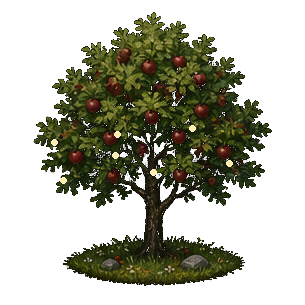
#> input picture artifacts/warmly-v2/assets/trees/painted/apple-dark.png, 305 x 305 px; its folder holds only this picture in this run
$ python root_tree_sprites.py
#> lines starting #> are read from the running program, lines starting #| are printed output that depends on the picture
#!/usr/bin/env python3
"""Strip the circular grass island from painted tree sprites.

Catalog keeps the original painted/ assets. Grove scenes use rooted/
copies so the trunk sits in the painted meadow instead of on a sticker mound.
"""

from __future__ import annotations

import glob
import os
from typing import List, Tuple

from PIL import Image

SRC = os.path.join(os.path.dirname(__file__), "..", "assets", "trees", "painted")
DST = os.path.join(os.path.dirname(__file__), "..", "assets", "trees", "rooted")

Row = Tuple[int, int, int, int, float, float]


def row_stats(im: Image.Image) -> List[Row]:
    w, h = im.size
    px = im.load()
    rows: List[Row] = []
    for y in range(h):
        xs = [x for x in range(w) if px[x, y][3] > 40]
        if not xs:
            rows.append((0, w // 2, w // 2, 0, 0.0, w / 2))
            continue
        span = xs[-1] - xs[0] + 1
        count = len(xs)
        dens = count / span if span else 0.0
        cx = (xs[0] + xs[-1]) / 2
        rows.append((span, xs[0], xs[-1], count, dens, cx))
    return rows


def find_island(rows: List[Row], w: int, h: int) -> Tuple[int, int]:
    last = max(i for i, r in enumerate(rows) if r[0] > 0)
    y = last
    # Skip the feathered tip of the mound, then walk up through solid ground.
    while y > int(h * 0.55) and not (rows[y][0] >= w * 0.28 and rows[y][4] >= 0.78):
        y -= 1
    island_top = y
    while y > int(h * 0.55):
        span, _x0, _x1, _count, dens, _cx = rows[y]
        if span >= w * 0.22 and dens >= 0.78:
            island_top = y
            y -= 1
            continue
        break
    return island_top, last


def trunk_geometry(rows: List[Row], island_top: int, w: int) -> Tuple[float, float]:
    start = max(0, island_top - 40)
    candidates = []
    for y in range(start, island_top):
        span, x0, x1, _count, _dens, cx = rows[y]
        if 6 < span < w * 0.28:
            candidates.append((span, cx, x0, x1))
    if candidates:
        span, cx, _x0, _x1 = min(candidates, key=lambda t: t[0])
        return cx, max(span / 2, 7.0)
    span, x0, x1, _count, _dens, cx = rows[island_top]
    return cx, max(w * 0.04, 8.0)


def is_bark(r: int, g: int, b: int, a: int) -> bool:
    if a < 40:
        return False
    mx, mn = max(r, g, b), min(r, g, b)
    if mx > 140 and (mx - mn) < 45:
        return True
    if r > g + 8 and g > b - 10 and r > 40:
        return True
    if mx < 80 and r >= g and a > 80:
        return True
    return False


def grade(r: int, g: int, b: int, _dark: bool) -> Tuple[int, int, int]:
    # Keep original paint; dark sprites already carry fairy lights.
    return r, g, b


def process(path: str, dest: str) -> None:
    im = Image.open(path).convert("RGBA")
    w, h = im.size
    px = im.load()
    rows = row_stats(im)
    island_top, last = find_island(rows, w, h)
    cx, half = trunk_geometry(rows, island_top, w)
    # Keep a short root tuft so the trunk meets painted grass — not the whole mound.
    root_end = min(last, island_top + max(14, int((last - island_top) * 0.22)))
    dark = "-dark" in os.path.basename(path)
    out = im.copy()
    opx = out.load()

    for y in range(island_top, h):
        if y > root_end:
            for x in range(w):
                r, g, b, a = px[x, y]
                if a:
                    opx[x, y] = (r, g, b, 0)
            continue
        t = (y - island_top) / max(1, root_end - island_top)
        flare = 1.0 + 0.22 * min(t, 0.4) / 0.4
        fade = 1.0 if t <= 0.45 else max(0.0, 1.0 - (t - 0.45) / 0.55)
        keep_half = half * flare
        for x in range(w):
            r, g, b, a = px[x, y]
            if a == 0:
                continue
            dist = abs(x - cx)
            bark = is_bark(r, g, b, a)
            limit = keep_half * (1.25 if bark else 1.0)
            if dist <= limit:
                edge = 1.0
                inner = keep_half * 0.7
                if dist > inner:
                    edge = max(0.0, 1.0 - (dist - inner) / max(1.0, limit - inner))
                nr, ng, nb = grade(r, g, b, dark)
                opx[x, y] = (nr, ng, nb, int(a * fade * edge))
            else:
                opx[x, y] = (r, g, b, 0)

    for y in range(island_top):
        for x in range(w):
            r, g, b, a = px[x, y]
            if a == 0:
                continue
            nr, ng, nb = grade(r, g, b, dark)
            opx[x, y] = (nr, ng, nb, a)

    bbox = out.getbbox()
    if bbox:
        x0, y0, x1, y1 = bbox
        x0 = max(0, x0 - 4)
        y0 = max(0, y0 - 4)
        x1 = min(w, x1 + 4)
        y1 = min(h, y1 + 8)
        out = out.crop((x0, y0, x1, y1))

    cw, ch = out.size
    side = max(cw, ch)
    square = Image.new("RGBA", (side, side), (0, 0, 0, 0))
    square.paste(out, ((side - cw) // 2, side - ch), out)
    os.makedirs(os.path.dirname(dest), exist_ok=True)
    square.save(dest, "PNG")
    print(f"{os.path.basename(path):18s} island_y={island_top:3d}/{h} -> {square.size}")


def main() -> None:
    os.makedirs(DST, exist_ok=True)
    for path in sorted(glob.glob(os.path.join(SRC, "*.png"))):
        dest = os.path.join(DST, os.path.basename(path))
        process(path, dest)
#> in process, im is the input picture: PIL image 305x305 RGBA; mean R, G, B, A 20.7, 21.5, 8.1, 96.7
#> the loop in row_stats, `for y in range(h):` made 305 passes
#> (span, count, dens, cx) on passes 18 to 20: (21, 14, 0.667, 150), (23, 18, 0.783, 149), (22, 17, 0.773, 148.5)
#> after the loop in row_stats, `for y in range(h):`: rows = 305 items, first 6: (0, 152, 152, 0, 0, 152.5), (0, 152, 152, 0, 0, 152.5), (0, 152, 152, 0, 0, 152.5), (0, 152, 152, 0, 0, 152.5), (0, 152, 152, 0, 0, 152.5), (0, 152, 152, 0, 0, 152.5)
#> in find_island, `last = max(i for i, r in enumerate(rows) if r[0] > 0)`: last = 285
#> the loop in find_island, `while y > int(h * 0.55) and not (rows[y][0] >= w * 0.28 and rows[y][4]..` made 4 passes
#> y on passes 1 to 4: 284, 283, 282, 281
#> after the loop in find_island, `while y > int(h * 0.55) and not (rows[y][0] >= w * 0.28 and rows[y][4]..`: y = 281
#> the loop in find_island, `while y > int(h * 0.55):` made 42 passes
#> (span, dens, island_top, y) on passes 1 to 12: (95, 0.947, 281, 280), (103, 1, 280, 279), (115, 1, 279, 278), (127, 0.945, 278, 277), (128, 1, 277, 276), (139, 1, 276, 275), (143, 1, 275, 274), (143, 1, 274, 273), (156, 0.974, 273, 272), (160, 0.988, 272, 271), (159, 1, 271, 270), (160, 1, 270, 269)
#> (span, dens) on pass 42: (94, 0.777)
#> after the loop in find_island, `while y > int(h * 0.55):`: y = 240
#> in process, `island_top, last = find_island(rows, w, h)`: island_top = 241; last = 285
#> in trunk_geometry, `start = max(0, island_top - 40)`: start = 201
#> the loop in trunk_geometry, `for y in range(start, island_top):` made 40 passes
#> (span, x0, x1, cx) on passes 1 to 12: (136, 90, 225, 157.5), (130, 96, 225, 160.5), (130, 96, 225, 160.5), (130, 96, 225, 160.5), (129, 96, 224, 160), (74, 96, 169, 132.5), (72, 97, 168, 132.5), (23, 145, 167, 156), (21, 146, 166, 156), (20, 146, 165, 155.5), (19, 146, 164, 155), (19, 146, 164, 155)
#> after the loop in trunk_geometry, `for y in range(start, island_top):`: candidates = 32 items, first 6: (74, 132.5, 96, 169), (72, 132.5, 97, 168), (23, 156, 145, 167), (21, 156, 146, 166), (20, 155.5, 146, 165), (19, 155, 146, 164)
#> in trunk_geometry, `span, cx, _x0, _x1 = min(candidates, key=lambda t: t[0])`: span = 17; cx = 154
#> in process, `cx, half = trunk_geometry(rows, island_top, w)`: half = 8.5
#> in process, `root_end = min(last, island_top + max(14, int((last - island_top) * 0...`: root_end = 255
#> the loop in process, `for y in range(island_top, h):` made 64 passes
#> (t, flare, fade, keep_half) on pass 1: (0, 1, 1, 8.5)
#> in process, `out = out.crop((x0, y0, x1, y1))`:
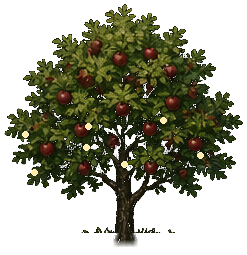
#> out: PIL image 247x255 RGBA; mean R, G, B, A 27.7, 28.7, 11, 118.9; transparent parts drawn white
#> in process, `square = Image.new("RGBA", (side, side), (0, 0, 0, 0))`: square: PIL image 255x255 RGBA; every value is 0
#> in process, `square.paste(out, ((side - cw) // 2, side - ch), out)`:
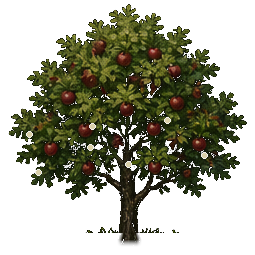
#> square: PIL image 255x255 RGBA; mean R, G, B, A 24.3, 25.1, 9.5, 113.6; transparent parts drawn white
#| apple-dark.png     island_y=241/305 -> (255, 255)


if __name__ == "__main__":
    main()

$ run again, on artifacts/warmly-v2/assets/trees/painted/bush-dark.png
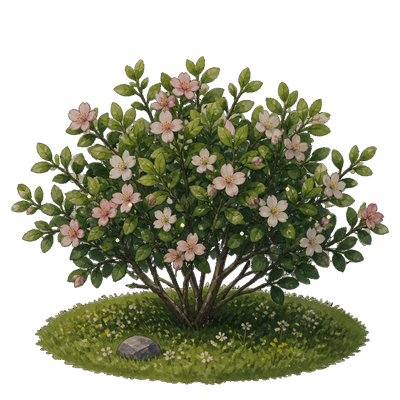
#> input picture artifacts/warmly-v2/assets/trees/painted/bush-dark.png, 400 x 400 px
#> in process, im is the input picture: PIL image 400x400 RGBA; mean R, G, B, A 45, 47.5, 27.5, 125
#> the loop in row_stats, `for y in range(h):` made 400 passes
#> (xs, span, count, dens, cx) on passes 57 to 59: ([201, 202, 203], 3, 3, 1, 202), ([200, 201, 202, 203], 4, 4, 1, 201.5), ([199, 200, 201, 202, 203, 204], 6, 6, 1, 201.5)
#> after the loop in row_stats, `for y in range(h):`: rows = 400 items, first 6: (0, 200, 200, 0, 0, 200), (0, 200, 200, 0, 0, 200), (0, 200, 200, 0, 0, 200), (0, 200, 200, 0, 0, 200), (0, 200, 200, 0, 0, 200), (0, 200, 200, 0, 0, 200)
#> in find_island, `last = max(i for i, r in enumerate(rows) if r[0] > 0)`: last = 384
#> the loop in find_island, `while y > int(h * 0.55) and not (rows[y][0] >= w * 0.28 and rows[y][4]..` made 4 passes
#> y on passes 1 to 4: 383, 382, 381, 380
#> after the loop in find_island, `while y > int(h * 0.55) and not (rows[y][0] >= w * 0.28 and rows[y][4]..`: y = 380
#> the loop in find_island, `while y > int(h * 0.55):` made 94 passes
#> (span, dens, island_top, y) on passes 1 to 8: (117, 0.957, 380, 379), (146, 0.904, 379, 378), (158, 0.962, 378, 377), (164, 0.988, 377, 376), (175, 1, 376, 375), (193, 0.959, 375, 374), (195, 0.99, 374, 373), (207, 0.981, 373, 372)
#> after the loop in find_island, `while y > int(h * 0.55):`: y = 287
#> in process, `island_top, last = find_island(rows, w, h)`: island_top = 288; last = 384
#> start = 248
#> the loop in trunk_geometry, `for y in range(start, island_top):` made 40 passes
#> (span, x0, x1, cx) on passes 1 to 8: (311, 41, 351, 196), (313, 41, 353, 197), (316, 41, 356, 198.5), (317, 42, 358, 200), (317, 43, 359, 201), (291, 70, 360, 215), (292, 70, 361, 215.5), (293, 70, 362, 216)
#> after the loop in trunk_geometry, `for y in range(start, island_top):`: candidates = []
#> in trunk_geometry, `span, x0, x1, _count, _dens, cx = rows[island_top]`: span = 200; x0 = 96; x1 = 295; cx = 195.5
#> in process, `cx, half = trunk_geometry(rows, island_top, w)`: half = 16
#> root_end = 309
#> the loop in process, `for y in range(island_top, h):` made 112 passes
#> (t, flare, fade, keep_half) on pass 1: (0, 1, 1, 16)
#> in process, `out = out.crop((x0, y0, x1, y1))`:
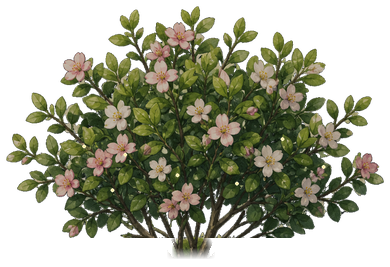
#> out: PIL image 390x267 RGBA; mean R, G, B, A 53.6, 56.1, 34.5, 132.4; transparent parts drawn white
#> in process, `square.paste(out, ((side - cw) // 2, side - ch), out)`:
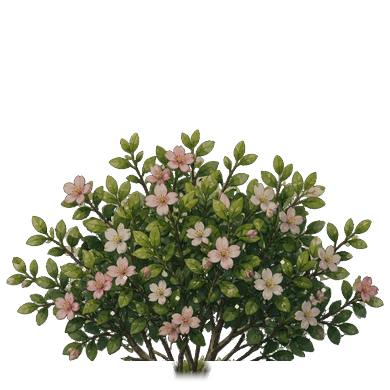
#> square: PIL image 390x390 RGBA; mean R, G, B, A 31.2, 32.5, 20.2, 88.6; transparent parts drawn white
#| bush-dark.png      island_y=288/400 -> (390, 390)

$ run again, on artifacts/warmly-v2/assets/trees/painted/cherry-dark.png
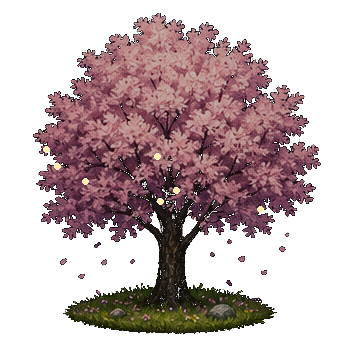
#> input picture artifacts/warmly-v2/assets/trees/painted/cherry-dark.png, 355 x 355 px
#> in process, im is the input picture: PIL image 355x355 RGBA; mean R, G, B, A 51.5, 34.9, 36, 109.4
#> the loop in row_stats, `for y in range(h):` made 355 passes
#> (span, count, dens, cx) on passes 17 to 19: (15, 15, 1, 158), (26, 19, 0.731, 152.5), (28, 23, 0.821, 151.5)
#> after the loop in row_stats, `for y in range(h):`: rows = 355 items, first 6: (0, 177, 177, 0, 0, 177.5), (0, 177, 177, 0, 0, 177.5), (0, 177, 177, 0, 0, 177.5), (0, 177, 177, 0, 0, 177.5), (0, 177, 177, 0, 0, 177.5), (0, 177, 177, 0, 0, 177.5)
#> in find_island, `last = max(i for i, r in enumerate(rows) if r[0] > 0)`: last = 334
#> the loop in find_island, `while y > int(h * 0.55) and not (rows[y][0] >= w * 0.28 and rows[y][4]..` made 4 passes
#> y on passes 1 to 4: 333, 332, 331, 330
#> after the loop in find_island, `while y > int(h * 0.55) and not (rows[y][0] >= w * 0.28 and rows[y][4]..`: y = 330
#> the loop in find_island, `while y > int(h * 0.55):` made 40 passes
#> (span, dens, island_top, y) on passes 1 to 8: (111, 0.946, 330, 329), (120, 0.992, 329, 328), (136, 0.949, 328, 327), (146, 0.993, 327, 326), (150, 0.987, 326, 325), (165, 0.982, 325, 324), (171, 0.988, 324, 323), (181, 0.978, 323, 322)
#> after the loop in find_island, `while y > int(h * 0.55):`: y = 291
#> in process, `island_top, last = find_island(rows, w, h)`: island_top = 292; last = 334
#> start = 252
#> the loop in trunk_geometry, `for y in range(start, island_top):` made 40 passes
#> (span, x0, x1, cx) on passes 1 to 8: (54, 159, 212, 185.5), (56, 159, 214, 186.5), (56, 159, 214, 186.5), (56, 159, 214, 186.5), (86, 159, 244, 201.5), (86, 159, 244, 201.5), (181, 64, 244, 154), (183, 62, 244, 153)
#> after the loop in trunk_geometry, `for y in range(start, island_top):`: candidates = 21 items, first 6: (54, 185.5, 159, 212), (56, 186.5, 159, 214), (56, 186.5, 159, 214), (56, 186.5, 159, 214), (86, 201.5, 159, 244), (86, 201.5, 159, 244)
#> in trunk_geometry, `span, cx, _x0, _x1 = min(candidates, key=lambda t: t[0])`: span = 26; cx = 171.5
#> in process, `cx, half = trunk_geometry(rows, island_top, w)`: half = 13
#> root_end = 306
#> the loop in process, `for y in range(island_top, h):` made 63 passes
#> (t, flare, fade, keep_half) on pass 1: (0, 1, 1, 13)
#> in process, `out = out.crop((x0, y0, x1, y1))`:
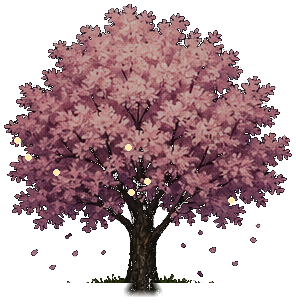
#> out: PIL image 296x305 RGBA; mean R, G, B, A 69.6, 46.4, 49.6, 133.8; transparent parts drawn white
#> in process, `square.paste(out, ((side - cw) // 2, side - ch), out)`:
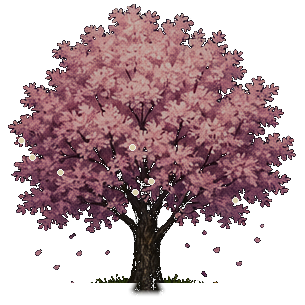
#> square: PIL image 305x305 RGBA; mean R, G, B, A 65, 42.6, 46.8, 129; transparent parts drawn white
#| cherry-dark.png    island_y=292/355 -> (305, 305)
